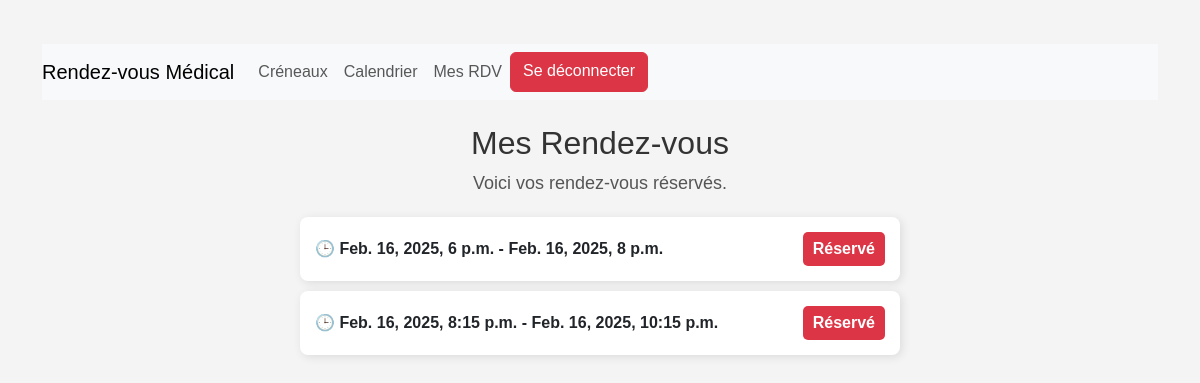
The page /mes_rdv/ (signed in) on the database its author committed.
### reservations/models.py (models this page shows, shortened)
class RendezVous(models.Model):
    user = models.ForeignKey(User, on_delete=models.CASCADE)
    creneau = models.ForeignKey(Creneau, on_delete=models.CASCADE)
    date_reservation = models.DateTimeField(auto_now_add=True)

class Creneau(models.Model):
    titre = models.CharField(max_length=255)  # Titre du créneau
    medecin = models.ForeignKey('Medecin', on_delete=models.CASCADE)  # Médecin associé
    start_time = models.DateTimeField()  # Heure de début
    end_time = models.DateTimeField()  # Heure de fin
    disponible = models.BooleanField(default=True)  # Disponibilité

### reservations/views.py (the view)
# urls.py: path('mes_rdv/', views.mes_rdv, name='mes_rdv'),
@login_required
def mes_rdv(request):
    if not request.user.is_authenticated:
        return redirect('login')  # Rediriger vers la page de connexion si non authentifié
    rdvs = RendezVous.objects.filter(user=request.user)
    if not rdvs:
        message = "Vous n'avez aucun rendez-vous réservé."
    else:
        message = "Voici vos rendez-vous réservés."
    return render(request, 'reservations/mes_rdv.html', {'rdvs': rdvs, 'message': message})

### reservations/templates/reservations/mes_rdv.html (shortened to what this page needs)
{% extends "reservations/base.html" %}
{% block content %}
  <div class="rdv-page">
    <h2>Mes Rendez-vous</h2>
    <p>{{ message }}</p>
    {% if rdvs %}
      <ul>
        {% for rdv in rdvs %}
          <li>
            <span>🕒 {{ rdv.creneau.start_time }} - {{ rdv.creneau.end_time }}</span>
            <span class="status {% if rdv.creneau.disponible %}disponible{% else %}reserve{% endif %}">
              {% if rdv.creneau.disponible %}Disponible{% else %}Réservé{% endif %}
            </span>
          </li>
        {% endfor %}
      </ul>
    {% else %}
      <p>Aucun rendez-vous trouvé.</p>
    {% endif %}
  </div>
{% endblock %}

### reservations/templates/reservations/mes_rdv.html (style rules this page uses)
body { font-family: Arial, sans-serif; background-color: #f4f4f4; margin: 0; padding: 20px; }
.rdv-page h2 { text-align: center; color: #333; }
.rdv-page p { text-align: center; font-size: 18px; color: #555; }
.rdv-page ul { list-style: none; padding: 0; max-width: 600px; margin: 20px auto; }
.rdv-page li { background: #fff; padding: 15px; margin: 10px 0; border-radius: 8px; box-shadow: 2px 2px 10px rgba(0, 0, 0, 0.1); display: flex; justify-content: space-between; align-items: center; }
.rdv-page li span { font-weight: bold; }
.status { padding: 5px 10px; border-radius: 5px; font-weight: bold; }
.status.reserve { background-color: #dc3545; color: white; }

### rows shown on the page
RendezVous: creneau.start_time "Feb. 16, 2025, 6 p.m.", creneau.end_time "Feb. 16, 2025, 8 p.m.", shows "Réservé"
RendezVous: creneau.start_time "Feb. 16, 2025, 8:15 p.m.", creneau.end_time "Feb. 16, 2025, 10:15 p.m.", shows "Réservé"

### other values the page prints
{{ message }} "Voici vos rendez-vous réservés."
